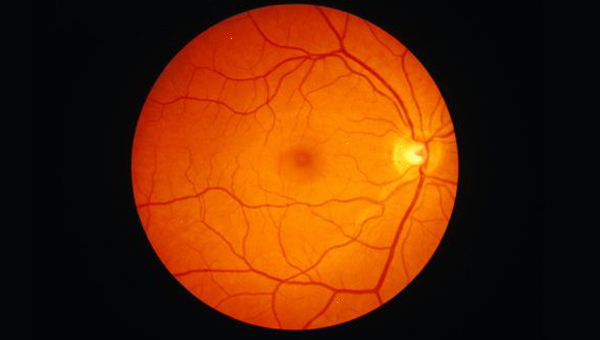
%> input picture retina.png, 600 x 340 px
$ octave nlm.m   (GNU Octave 9; MATLAB toolbox functions it lacks are replaced by stand-ins)
%> lines starting %> are read from the running program, lines starting %| are printed output that depends on the picture

clc
clear
close

imRGB = imread('retina.png');
%> imRGB is the input picture: size 340x600x3 uint8; mean R, G, B 96.2, 40.5, 5.9

noisyRGB = imnoise(imRGB,'gaussian',0,0.015); % adding noise
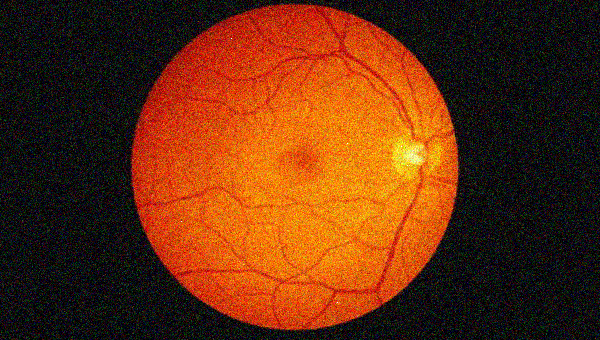
%> noisyRGB: size 340x600x3 uint8; mean R, G, B 100.1, 46.5, 15.8

noisyLAB = rgb2lab(noisyRGB); % Convert the noisy RGB image to the L*a*b color space
%> noisyLAB: size 340x600x3 double; mean of channels 1, 2, 3 27, 19.7, 25.1
%, so that the non-local means filter smooths perceptually similar colors.

%roi = [210,24,52,41]; % region of interest to be filtered
patch = noisyLAB;%imcrop(noisyLAB,roi);

% calculate Euclidean distance from the origin
patchSq = patch.^2;
%> patchSq: size 340x600x3 double; mean of channels 1, 2, 3 1415.2, 1132.4, 1729.5
edist = sqrt(sum(patchSq,3));
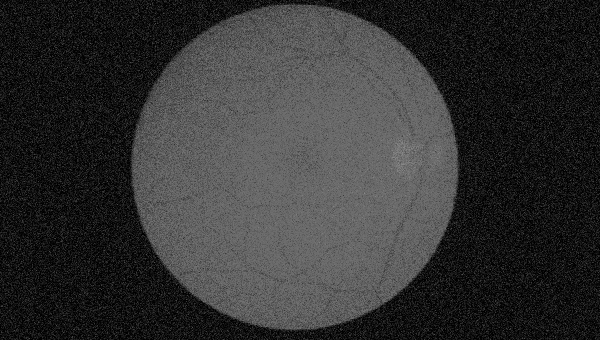
%> edist: size 340x600 double; min 0, max 138.3, mean 50.9
patchSigma = sqrt(var(edist(:)));
%> patchSigma = 41.11


%Set the 'DegreeOfSmoothing'
DoS = 1.5*patchSigma;
%> DoS = 61.66
%> (the run ends here)
